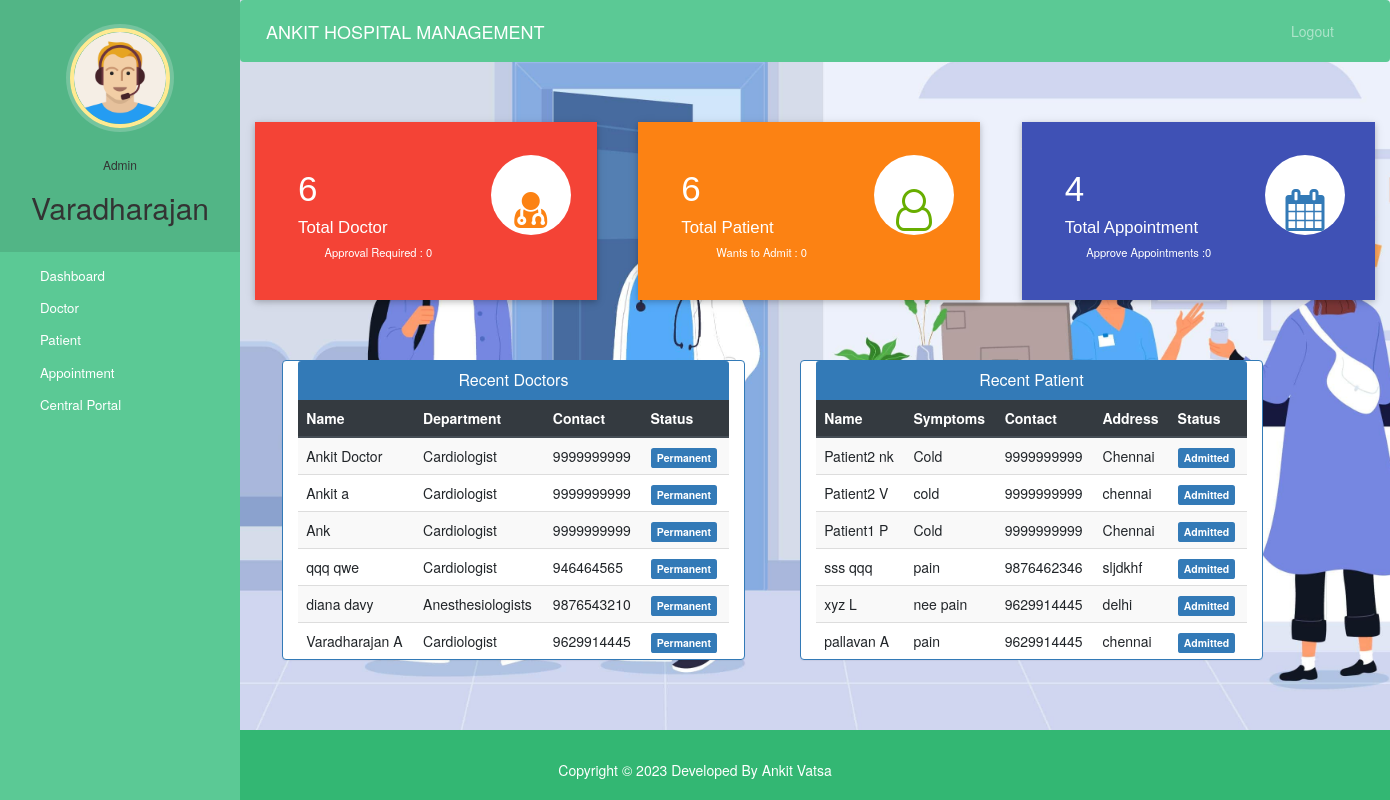
Page /admin-dashboard (signed in) on the committed database.
### hospital/models.py (models this page shows, shortened)
class Doctor(models.Model):
    user=models.OneToOneField(User,on_delete=models.CASCADE)
    profile_pic= models.ImageField(upload_to='profile_pic/DoctorProfilePic/',null=True,blank=True)
    address = models.CharField(max_length=40)
    mobile = models.CharField(max_length=20,null=True)
    department= models.CharField(max_length=50,choices=departments,default='Cardiologist')
    status=models.BooleanField(default=False)
    @property
    def get_name(self):
        return self.user.first_name+" "+self.user.last_name

class Patient(models.Model):
    user=models.OneToOneField(User,on_delete=models.CASCADE)
    profile_pic= models.ImageField(upload_to='profile_pic/PatientProfilePic/',null=True,blank=True)
    address = models.CharField(max_length=40)
    mobile = models.CharField(max_length=20,null=False)
    symptoms = models.CharField(max_length=100,null=False)
    assignedDoctorId = models.PositiveIntegerField(null=True)
    admitDate=models.DateField(auto_now=True)
    status=models.BooleanField(default=False)
    @property
    def get_name(self):
        return self.user.first_name+" "+self.user.last_name

### hospital/views.py (the view)
# urls.py: path('admin-dashboard', views.admin_dashboard_view,name='admin-dashboard'),
@login_required(login_url='adminlogin')
@user_passes_test(is_admin)
def admin_dashboard_view(request):
    doctors=models.Doctor.objects.all().order_by('-id')
    patients=models.Patient.objects.all().order_by('-id')
    doctorcount=models.Doctor.objects.all().filter(status=True).count()
    pendingdoctorcount=models.Doctor.objects.all().filter(status=False).count()
    patientcount=models.Patient.objects.all().filter(status=True).count()
    pendingpatientcount=models.Patient.objects.all().filter(status=False).count()
    appointmentcount=models.Appointment.objects.all().filter(status=True).count()
    pendingappointmentcount=models.Appointment.objects.all().filter(status=False).count()
    mydict={
    'doctors':doctors,
    'patients':patients,
    'doctorcount':doctorcount,
    'pendingdoctorcount':pendingdoctorcount,
    'patientcount':patientcount,
    'pendingpatientcount':pendingpatientcount,
    'appointmentcount':appointmentcount,
    'pendingappointmentcount':pendingappointmentcount,
    }
    return render(request,'hospital/admin_dashboard.html',context=mydict)

### hospital/views.py (called while the page is built)
def is_admin(user):
    return user.groups.filter(name='ADMIN').exists()

### templates/hospital/admin_dashboard.html
{% extends 'hospital/admin_base.html' %}
{% load static %}
{% block content %}
{%include 'hospital/admin_dashboard_cards.html'%}
<br><br><br>
<div class="container">
  <div class="row">
    <div class="panel panel-primary col-md-5" style="margin-left:2%;">
      <div class="panel-heading" style="text-align:center;">
        <h6 class="panel-title">Recent Doctors</h6>
      </div>
      <table class="table table-hover table-striped" id="dev-table">
        <thead class="thead-dark">
          <tr>
            <th>Name</th>
            <th>Department</th>
            <th>Contact</th>
            <th>Status</th>
          </tr>
        </thead>
        {% for d in doctors %}
        <tr>
          <td> {{d.get_name}}</td>
          <td>{{d.department}}</td>
          <td>{{d.mobile}}</td>
          {%if d.status%}
          <td> <span class="label label-primary">Permanent</span></td>
          {% else %}
          <td> <span class="label label-success">On Hold</span></td>
          {% endif %}
        </tr>
        {% endfor %}
      </table>
    </div>
    <div class="panel panel-primary col-md-5" style="margin-left:5%;">
      <div class="panel-heading" style="text-align:center;">
        <h6 class="panel-title">Recent Patient</h6>
      </div>
      <table class="table table-hover table-striped" id="dev-table">
        <thead class="thead-dark">
          <tr>
            <th>Name</th>
            <th>Symptoms</th>
            <th>Contact</th>
            <th>Address</th>
            <th>Status</th>
          </tr>
        </thead>
        {% for p in patients %}
        <tr>
          <td> {{p.get_name}}</td>
          <td>{{p.symptoms}}</td>
          <td>{{p.mobile}}</td>
          <td>{{p.address}}</td>
          {%if p.status%}
          <td> <span class="label label-primary">Admitted</span></td>
          {% else %}
          <td> <span class="label label-success">On Hold</span></td>
          {% endif %}
        </tr>
        {% endfor %}
      </table>
    </div>
  </div>
</div>
{% endblock content %}

### templates/hospital/admin_base.html (shortened to what this page needs)
<!DOCTYPE html>
{% load static %}
<html lang="en">
<head>
  <link rel="stylesheet" href="https://stackpath.bootstrapcdn.com/bootstrap/4.3.1/css/bootstrap.min.css">
  <link rel="stylesheet" href="https://maxcdn.bootstrapcdn.com/font-awesome/4.7.0/css/font-awesome.min.css">
  <link rel="stylesheet" href="{% static '/style.css' %}">
</head>
<body>
<div class="back-image">
  <nav class="menu" tabindex="0">
    <header class="avatar">
      <img src="{% static "images/adminpropic.png" %}" />
      <br><br>
      <h6>Admin</h6>
      <h2>{{request.user.first_name}}</h2>
    </header>
    <ul>
      <li tabindex="0" class="icon-dashboard"> <a style="color:white; text-decoration:none;" href="/admin-dashboard"><span>Dashboard</span></a> </li>
      <li tabindex="0" class="icon-customers"> <a style="color:white; text-decoration:none;" href="/admin-doctor"><span>Doctor</span></a></li>
      <li tabindex="0" class="icon-users"> <a style="color:white; text-decoration:none;" href="/admin-patient"><span>Patient</span></a></li>
      <li tabindex="0" class="icon-calendar"> <a style="color:white; text-decoration:none;" href="/admin-appointment"><span>Appointment</span></a></li>
      <li tabindex="0" class="icon-calendar"> <a style="color:white; text-decoration:none;" href="/admin-central"><span>Central Portal</span></a></li>
    </ul>
  </nav>
  <main>
    <div class="bs-example">
      <nav class="navbar navbar-expand-md  navbar-dark fixed-top" style="background:#5bc995;">
        <a href="/admin-dashboard" class="navbar-brand">ANKIT HOSPITAL MANAGEMENT</a>
        <div class="collapse navbar-collapse justify-content-between" id="navbarCollapse">
          <div class="navbar-nav" style=" margin-left: 90%;">
            <a href="/logout" class="nav-item nav-link">Logout</a>
          </div>
        </div>
      </nav>
    </div>
    <br><br>
    {% block content %}
    {% endblock content %}
    <br><br><br><br>
  </main>
</div>
{% include "hospital/footer.html" %}
</body>
</html>

### static/style.css (style rules this page uses)
body { padding-left: 240px; }
main { position: relative; height: 100vh; }
.menu { background: #5bc995; height: 100vh; width: 240px; position: fixed; top: 0px; left: 0; z-index: 5; outline: none; }
.menu .avatar { background: rgba(0, 0, 0, 0.1); padding: 2em 0.5em; text-align: center; }
.menu .avatar img { width: 100px; border-radius: 50%; overflow: hidden; border: 4px solid #ffea92; box-shadow: 0 0 0 4px rgba(255, 255, 255, 0.2); }
.menu .avatar h2 { font-weight: normal; margin-bottom: 0; }
.menu ul { list-style: none; padding: 0.5em 0; margin: 0; }
.menu ul li { padding: 0.5em 1em 0.5em 3em; font-size: 0.95em; font-weight: regular; background-repeat: no-repeat; background-position: left 15px center; background-size: auto 20px; transition: all 0.15s linear; cursor: pointer; }
.menu ul li.icon-dashboard { background-image: url("http://www.entypo.com/images//gauge.svg"); }
.menu ul li.icon-customers { background-image: url("http://www.entypo.com/images//briefcase.svg"); }
.menu ul li.icon-users { background-image: url("http://www.entypo.com/images//users.svg"); }
.menu ul li.icon-calendar { background-image: url("http://www.entypo.com/images//calendar.svg"); }

### templates/hospital/footer.html (style rules this page uses)
.row { margin: 0px; }

### rows in the picture
Doctor: get_name "Ankit Doctor", department "Cardiologist", mobile "9999999999", status "Permanent"
Doctor: get_name "Ankit a", department "Cardiologist", mobile "9999999999", status "Permanent"
Doctor: get_name "Ank", department "Cardiologist", mobile "9999999999", status "Permanent"
Doctor: get_name "qqq qwe", department "Cardiologist", mobile "946464565", status "Permanent"
Doctor: get_name "diana davy", department "Anesthesiologists", mobile "9876543210", status "Permanent"
Doctor: get_name "Varadharajan A", department "Cardiologist", mobile "9629914445", status "Permanent"
Patient: get_name "Patient2 nk", symptoms "Cold", mobile "9999999999", address "Chennai", status "Admitted"
Patient: get_name "Patient2 V", symptoms "cold", mobile "9999999999", address "chennai", status "Admitted"
Patient: get_name "Patient1 P", symptoms "Cold", mobile "9999999999", address "Chennai", status "Admitted"
Patient: get_name "sss qqq", symptoms "pain", mobile "9876462346", address "sljdkhf", status "Admitted"
Patient: get_name "xyz L", symptoms "nee pain", mobile "9629914445", address "delhi", status "Admitted"
Patient: get_name "pallavan A", symptoms "pain", mobile "9629914445", address "chennai", status "Admitted"

### other values in the picture
{{ request.user.first_name }} "Varadharajan"
{{ doctorcount }} "6"
{{ pendingdoctorcount }} "0"
{{ patientcount }} "6"
{{ pendingpatientcount }} "0"
{{ appointmentcount }} "4"
{{ pendingappointmentcount }} "0"
